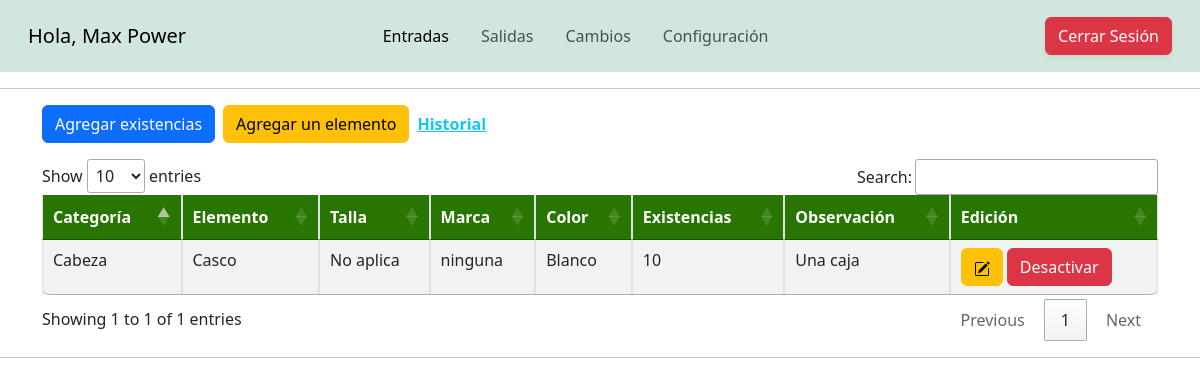
Page /views/entradas.php (signed in) on the earlier database version.
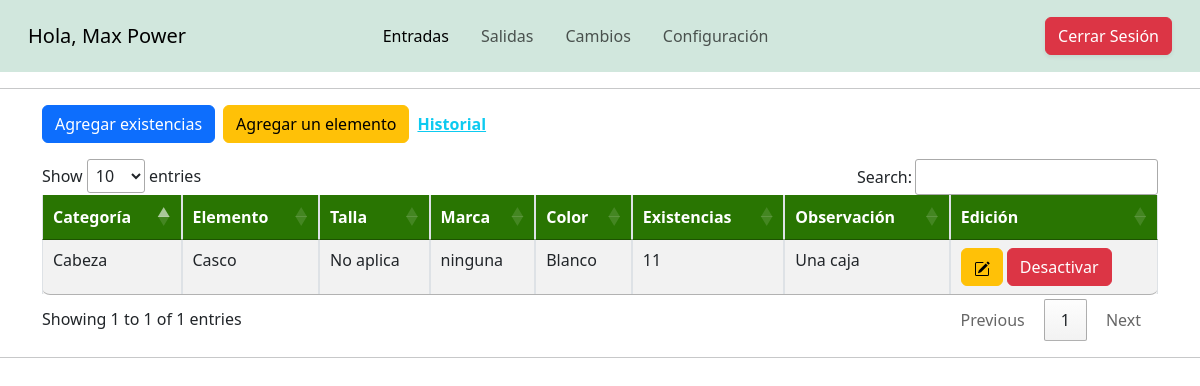
Same page on the later database version.
### tables this page shows
CREATE TABLE `elementos` (
  `idElemento` int(11) NOT NULL,
  `fkCategoria` int(11) NOT NULL,
  `fkTalla` int(10) NOT NULL,
  `elemento` varchar(50) NOT NULL,
  `marca` varchar(50) NOT NULL,
  `color` varchar(10) NOT NULL,
  `existencias` int(10) NOT NULL,
  `observacion` varchar(500) NOT NULL,
  `estado` enum('activo','inactivo') NOT NULL DEFAULT 'activo'
);

CREATE TABLE `categorias` (
  `idCategoria` int(11) NOT NULL,
  `nombreCat` varchar(32) NOT NULL
);

CREATE TABLE `tallas` (
  `idTalla` int(11) NOT NULL,
  `tallas` varchar(10) NOT NULL
);

### views/entradas.php (the view, shortened to what this page needs)
<!DOCTYPE html>
<html lang="es">
<head>
  <link rel="stylesheet" href="../csss/bootstrap/css/bootstrap.min.css" />
  <link rel="stylesheet" href="../csss/DataTables/Responsive-2.5.0/css/responsive.dataTables.min.css">
  <link href="../csss/DataTables/datatables.min.css" rel="stylesheet">
  <link rel="stylesheet" href="../csss/generalStyles.css">
</head>
<body class="vh-100">
  <nav class="navbar navbar-expand-lg navbar-light bg-success-subtle p-3">
    <div class="container-fluid">
      <a class="navbar-brand" href="#">
        <?php
        echo "Hola, ";
        echo $_SESSION["nombre"];
        ?>
      </a>
      <div class="collapse navbar-collapse" id="navbarNavDropdown">
        <ul class="navbar-nav ms-auto ">
          <li class="nav-item">
            <a class="nav-link mx-2 active" aria-current="page" href="#">Entradas</a>
          </li>
          <li class="nav-item">
            <a class="nav-link mx-2" href="salidas.php">Salidas</a>
          </li>
          <li class="nav-item">
            <a class="nav-link mx-2" href="cambios.php">Cambios</a>
          </li>
          <li class="nav-item">
            <a class="nav-link mx-2" href="configuracion.php">Configuración</a>
          </li>
        </ul>
        <ul class="navbar-nav ms-auto d-none d-lg-inline-flex">
          <li class="nav-item mx-2">
            <a class="nav-link text-dark h5" href="" target="blank"><i class="fab fa-google-plus-square"></i></a>
          </li>
          <li class="nav-item mx-2">
            <a class="nav-link text-dark h5" href="" target="blank"><i class="fab fa-twitter"></i></a>
          </li>
          <li class="nav-item mx-2">
            <a class="nav-link text-dark h5" href="" target="blank"><i class="fab fa-facebook-square"></i></a>
          </li>
        </ul>
      </div>
      <div>
        <button class="btn btn-danger shadow-sm">
          <a class="text-decoration-none text-white" href="../controllers/logout.php">Cerrar Sesión</a>
        </button>
      </div>
    </div>
  </nav>
  <hr />
  <div class="container d-flex justify-content-center flex-column">
    <?php
    include '../controllers/addElements.controller.php';
    ?>
    <div class="w-100 d-flex gap-2 mb-3 align-items-center">
      <button type="button" class="btn btn-primary" data-bs-toggle="modal" data-bs-target="#agregarExistencias">
        Agregar existencias
      </button>
      <button type="button" class="btn btn-warning" data-bs-toggle="modal" data-bs-target="#agregarElemento">
        Agregar un elemento
      </button>
      <a class="fw-bold pointer text-info pe-auto" data-bs-toggle="modal" data-bs-target="#historialMovimientos1">Historial</a>
    </div>
    <table id="tableInventario" class="table table-striped table-bordered table-responsive table-hover nowrap rounded-3" style="width: 100%;">
      <thead class="formColumn">
        <tr>
          <th scope="col">Categoría</th>
          <th scope="col">Elemento</th>
          <th scope="col">Talla</th>
          <th scope="col">Marca</th>
          <th scope="col">Color</th>
          <th scope="col">Existencias</th>
          <th scope="col">Observación</th>
          <th scope="col">Edición</th>
        </tr>
      </thead>
      <tbody>
        <?php
        $sqlElm = $conexion->query("SELECT * FROM elementos as e, categorias as c, tallas
            as t where e.fkCategoria=c.idCategoria AND e.fkTalla=t.idTalla");
        while ($tableData = $sqlElm->fetch_object()) { ?>
          <tr class="<?= $tableData->estado == 'activo' ? '' : 'table-danger' ?>">
            <td><?= $tableData->nombreCat ?></td>
            <td><?= $tableData->elemento ?></td>
            <td><?= $tableData->tallas ?></td>
            <td><?= $tableData->marca ?></td>
            <td><?= $tableData->color ?></td>
            <td><?= $tableData->existencias ?></td>
            <td><?= $tableData->observacion ?></td>
            <td>
              <a class="btn btn-small btn-warning" data-id="<?= $tableData->idElemento ?>" data-bs-toggle="modal" data-bs-target="#editElements">
              </a>
              <?= $tableData->estado == 'activo' ? '
                <a class="btn btn-small btn-danger" onclick="cambiarEstado('.$tableData->idElemento.', \'desactivar\')">
                Desactivar
              </a>
              ' : '
              <a  class="btn btn-small btn-success" onclick="cambiarEstado('.$tableData->idElemento.', \'activar\')">
                Activar
              </a>
              '  ?>
            </td>
          </tr>
        <?php } ?>
      </tbody>
    </table>
  </div>
  <hr />
</body>
</html>

### csss/generalStyles.css (style rules this page uses)
:root { --colorA: #1F5C00; --colorB:#ffffff; --senaGreen: #39a900; --colorC: #39a900; --colorD: #231b8d; --colorE: #A86608; --colorTitle: #47cc04; }
body { background-attachment: fixed; background-size: cover; background-repeat: no-repeat; background-position: center center; }
.formColumn { background-color: #297502; color: white; font-style: normal; }
.pointer { cursor: pointer; }

Differences in the rows shown:
changed elementos "Casco": existencias "10" → "11"
